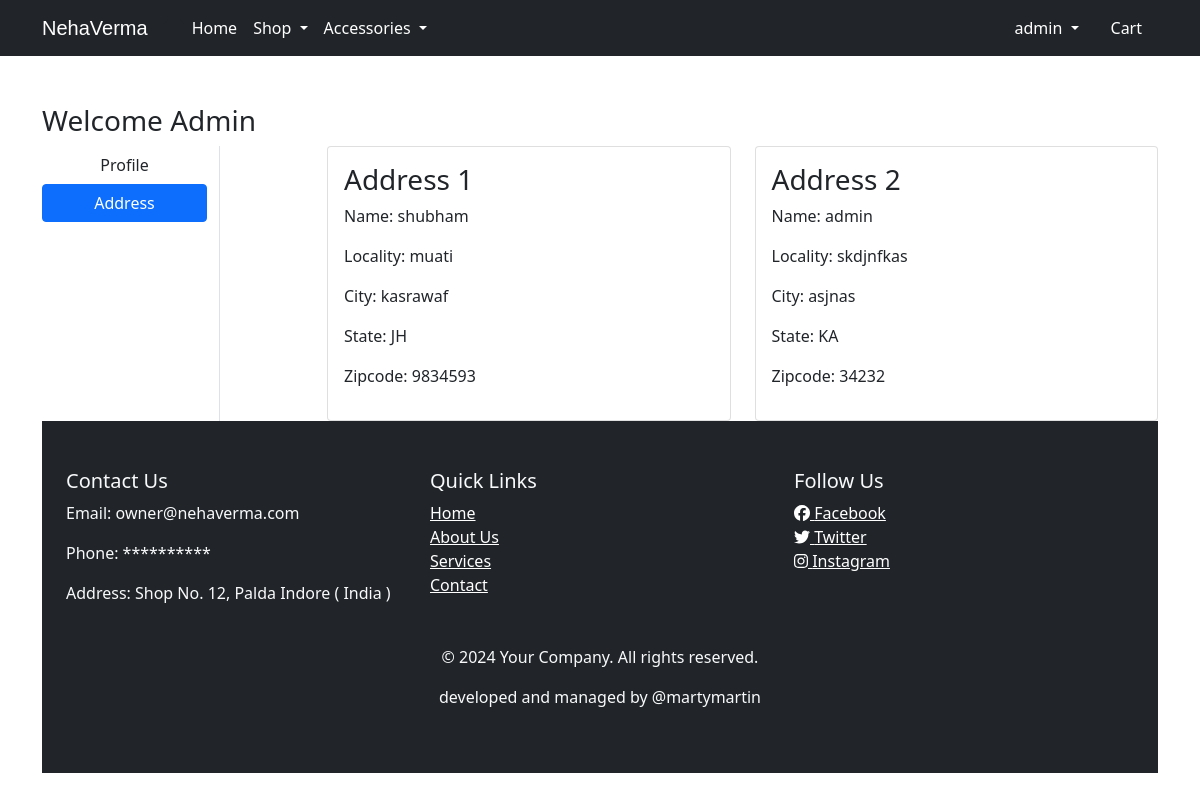
The page /address/ (signed in) on the database its author committed.
### app/models.py (models this page shows, shortened)
class Customer(models.Model):
    user=models.ForeignKey(User,on_delete=models.CASCADE)
    name=models.CharField(max_length=200)
    locality = models.CharField(max_length=200)
    city = models.CharField(max_length=50)
    zipcode = models.IntegerField()
    state = models.CharField(choices=STATE_CHOICES,max_length=50)

### app/views.py (the view)
# urls.py: path('address/', views.address, name='address'),
@login_required
def address(request):
 add = Customer.objects.filter(user=request.user)
 return render(request, 'app/address.html',{'add':add,'active':'btn-primary'})

### app/templates/app/address.html (shortened to what this page needs)
{% extends 'app/base.html' %}
{% load static %}
{% block main-content %}
<div class="container my-5">
 <div class="row">
    <h3>Welcome <span class='text-capitalize'>{{ request.user }}</span></h3>
  <div class="col-sm-2 border-end">
   <ul class="list-unstyled">
    <li class="d-grid"><a href="{% url 'profile' %}" class="btn">Profile</a></li>
    <li class="d-grid"><a href="{% url 'address' %}" class="btn {{active}}">Address</a></li>
   </ul>
  </div>
  <div class="col-sm-9 offset-sm-1">
   <div class="row">
    {% for ad in add %}
    <div class="col-sm-6">
     <div class="card">
      <div class="card-body">
       <h3>Address {{forloop.counter}}</h3>
       <p>Name: {{ad.name}}</p>
       <p>Locality: {{ad.locality}}</p>
       <p>City: {{ad.city}}</p>
       <p>State: {{ad.state}}</p>
       <p>Zipcode: {{ad.zipcode}}</p>
      </div>
     </div>
    </div>
    {% endfor %}
  </div>
 </div>
</div>
{% endblock main-content %}

### app/templates/app/base.html (shortened to what this page needs)
<!doctype html>
{% load static %}
<html lang="en">
  <head>
    <link href="https://cdn.jsdelivr.net/npm/bootstrap@5.0.0-beta1/dist/css/bootstrap.min.css" rel="stylesheet">
    <link rel="stylesheet" href="{% static 'app/css/owl.carousel.min.css' %}">
    <link rel="stylesheet" href="{% static 'app/css/all.min.css' %}">
    <link rel="stylesheet" href="{% static 'app/css/style.css' %}">
  </head>
  <body>
    <nav class="navbar navbar-expand-lg navbar-dark bg-dark">
     <div class="container">
       <a class="navbar-brand" style='font-family: Impact, sans-serif;' href="/">NehaVerma</a>
       <i class="fa-solid fa-shop ms-auto"></i>
       <div class="collapse navbar-collapse" id="navbarSupportedContent">
         <ul class="navbar-nav me-auto mb-2 mb-lg-0">
           <li class="nav-item">
             <a class="nav-link active" aria-current="page" href="/">Home</a>
           </li>
           <li class="nav-item dropdown">
             <a class="nav-link dropdown-toggle text-white" href="#" id="electronicsDropdown" role="button" data-bs-toggle="dropdown" aria-expanded="false">
               Shop
             </a>
           </li>
           <li class="nav-item dropdown">
             <a class="nav-link dropdown-toggle text-white" href="#" id="fashionDropdown" role="button" data-bs-toggle="dropdown" aria-expanded="false">
              Accessories
             </a>
           </li>
         </ul>
         <div>
          <ul class="navbar-nav me-auto mb-2 mb-lg-0">
            {% if request.user.is_authenticated %}
           <li class="nav-item dropdown mx-2">
              <a class="nav-link dropdown-toggle text-white" href="#" id="profileDropdown" role="button" data-bs-toggle="dropdown" aria-expanded="false">
                {{request.user.username}}
              </a>
            </li>
            <li class="nav-item mx-2">
             <a href="{% url 'showcart' %}" class="nav-link text-white"> Cart </a>
            </li>
            {% endif %}
          </ul>
         </div>
       </div>
     </div>
    </nav>
    {% block main-content %} {% endblock main-content %}
    <footer class="container-fluid bg-dark text-light py-5">
      <div class="container">
          <div class="row">
              <div class="col-md-4">
                  <h5>Contact Us</h5>
                  <p>Email: owner@nehaverma.com</p>
                  <p>Phone: **********</p>
                  <p>Address: Shop No. 12, Palda Indore ( India )</p>
              </div>
              <div class="col-md-4">
                  <h5>Quick Links</h5>
                  <ul class="list-unstyled">
                      <li><a href="{% url 'home'%}" style="color: white;">Home</a></li>
                      <li><a href="{% url 'about'%}" style="color: white;">About Us</a></li>
                      <li><a href="#" style="color: white;">Services</a></li>
                      <li><a href="{% url 'contact'%}" style="color: white;">Contact</a></li>
                  </ul>
              </div>
              <div class="col-md-4">
                  <h5>Follow Us</h5>
                  <ul class="list-unstyled">
                      <li><a href="#" style="color: white;"><i class="fab fa-facebook"></i> Facebook</a></li>
                      <li><a href="#" style="color: white;"><i class="fab fa-twitter"></i> Twitter</a></li>
                      <li><a href="https://www.instagram.com/perwas.in" style="color: white;"><i class="fab fa-instagram"></i> Instagram</a></li>
                  </ul>
              </div>
          </div>
          <div class="row mt-4">
              <div class="col-md-12 text-center">
                  <p>&copy; 2024 Your Company. All rights reserved.</p>
                  <p>developed and managed by @martymartin</p>
              </div>
          </div>
      </div>
  </footer>
  </body>
</html>

### rows shown on the page
Customer: name "shubham", locality "muati", city "kasrawaf", state "JH", zipcode "9834593"
Customer: name "admin", locality "skdjnfkas", city "asjnas", state "KA", zipcode "34232"

### other values the page prints
{{ request.user.username }} "admin"
{{ request.user }} "Admin"
